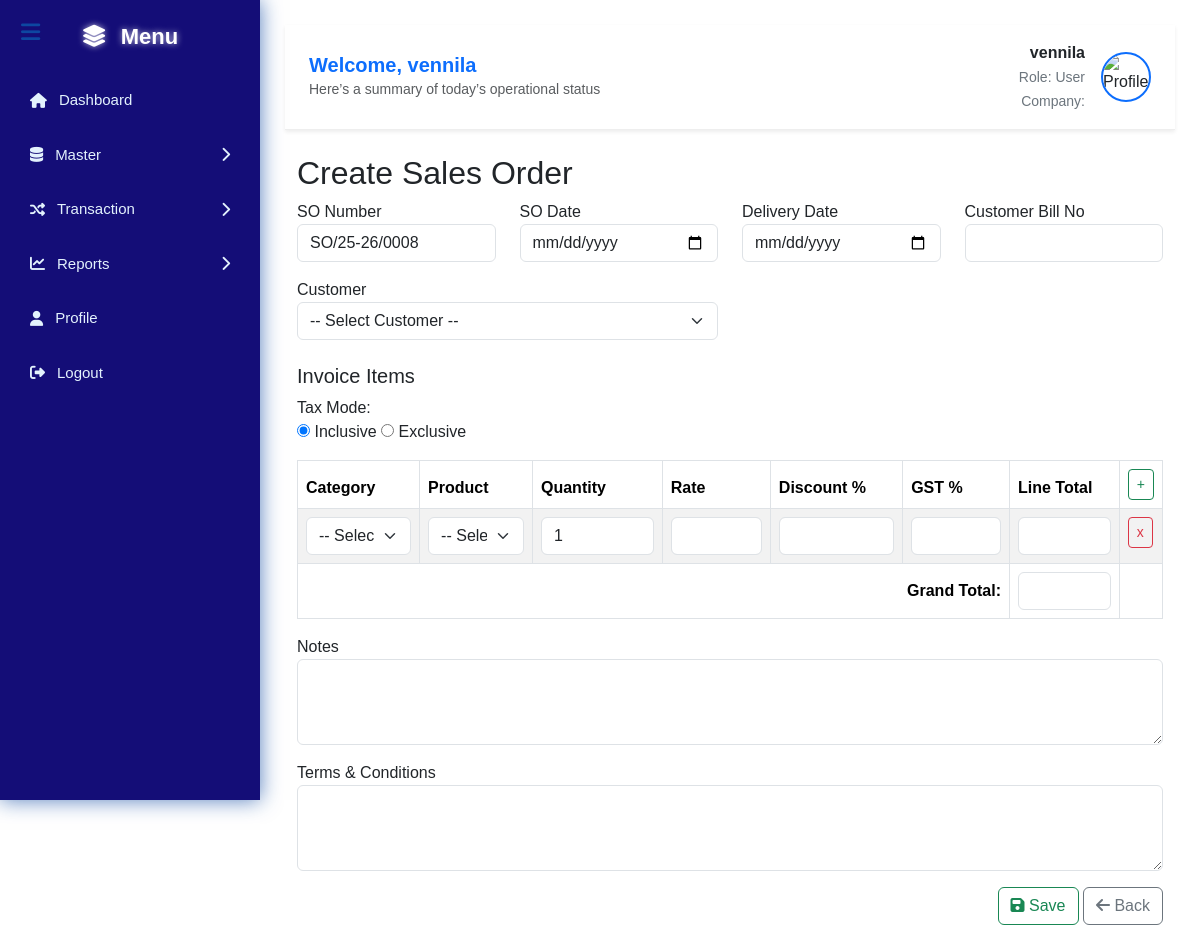
/insert_sales.php (signed in), run on an earlier commit of the app's database.
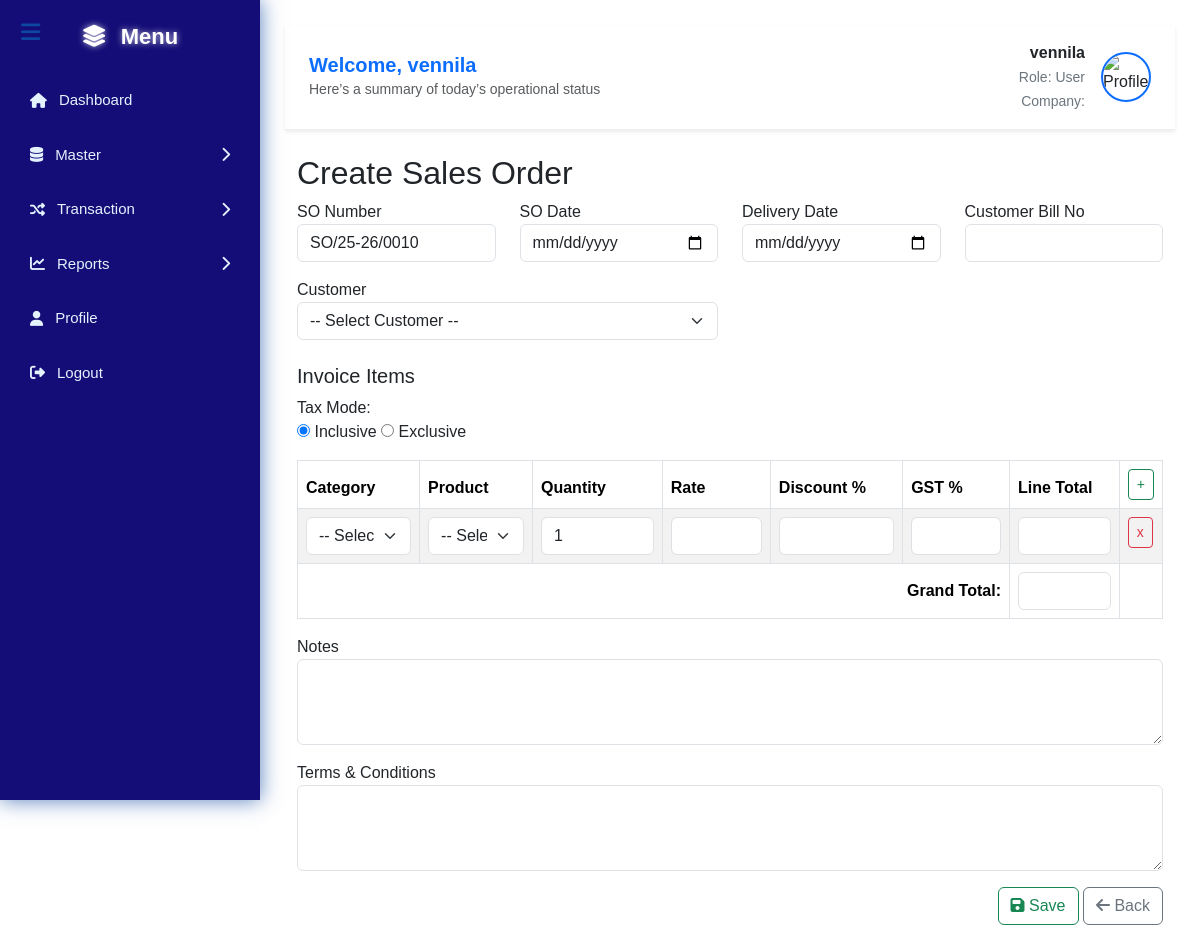
And on a later commit of the database.
### tables this page shows
CREATE TABLE `sales_orders` (
  `so_id` int(11) NOT NULL,
  `so_number` varchar(50) NOT NULL,
  `so_date` date NOT NULL,
  `customer_id` int(11) NOT NULL,
  `delivery_date` date DEFAULT NULL,
  `customer_bill_no` varchar(255) DEFAULT NULL,
  `notes` text DEFAULT NULL,
  `tax_mode` varchar(20) DEFAULT NULL,
  `terms` text DEFAULT NULL,
  `grand_total` decimal(12,2) NOT NULL DEFAULT 0.00
);

### insert_sales.php (the view, shortened to what the changed rows need)
<?php
require_once 'config.php';
include 'header.php';
function generateSONumber($pdo) {
    $year1 = date("y");
    $month = date("n");
    if ($month >= 4) {
        $year2 = $year1 + 1;
    } else {
        $year2 = $year1;
        $year1 = $year1 - 1;
    }
    $fy = $year1 . "-" . $year2;
    $stmt = $pdo->prepare("SELECT so_number FROM sales_orders
                           WHERE so_number LIKE ?
                           ORDER BY so_id DESC LIMIT 1");
    $stmt->execute(["SO/$fy/%"]);
    $last_so = $stmt->fetchColumn();
    if ($last_so) {
        preg_match("/(\d{4})$/", $last_so, $matches);
        $num = isset($matches[1]) ? (int)$matches[1] : 0;
        $next = $num + 1;
    } else {
        $next = 1;
    }
    return "SO/$fy/" . str_pad($next, 4, "0", STR_PAD_LEFT);
}
$so_number = generateSONumber($pdo);
?>
<div class="container mt-4">
    <h2>Create Sales Order</h2>
    <form method="post">
        <div class="row mb-3">
            <div class="col-md-3">
                <label>SO Number</label>
                <input type="text" name="so_number" class="form-control" value="<?= $so_number ?>" readonly>
            </div>
        </div>
        <div class="table-dark">
            <table class="table table-bordered table-striped table-hover custom-blue" id="itemsTable">
                <thead>
                    <tr>
                        <th>Category</th>
                        <th>Product</th>
                        <th>Quantity</th>
                        <th>Rate</th>
                        <th>Discount %</th>
                        <th>GST %</th>
                        <th>Line Total</th>
                        <th><button type="button" class="btn btn-outline-success btn-sm" onclick="addRow()">+</button></th>
                    </tr>
                </thead>
                <tfoot>
                    <tr>
                        <th colspan="6" class="text-end">Grand Total:</th>
                        <th><input type="number" id="grandTotal" class="form-control" readonly></th>
                        <th></th>
                    </tr>
                </tfoot>
            </table>
        </div>
    </form>
</div>
</body>
</html>

What changed in the data, as far as the page shows it:
no longer on this page (row unchanged): sales_orders: so_number "SO/25-26/0008"
added sales_orders: so_number "SO/25-26/0010"
